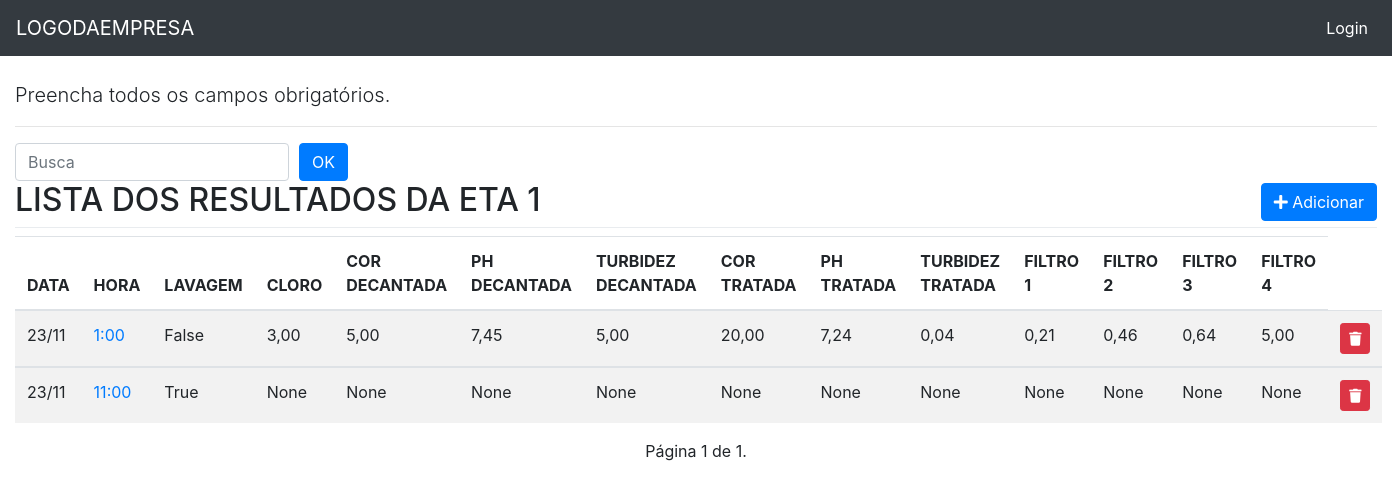
Before: /eta_um/list/ with the older database file.
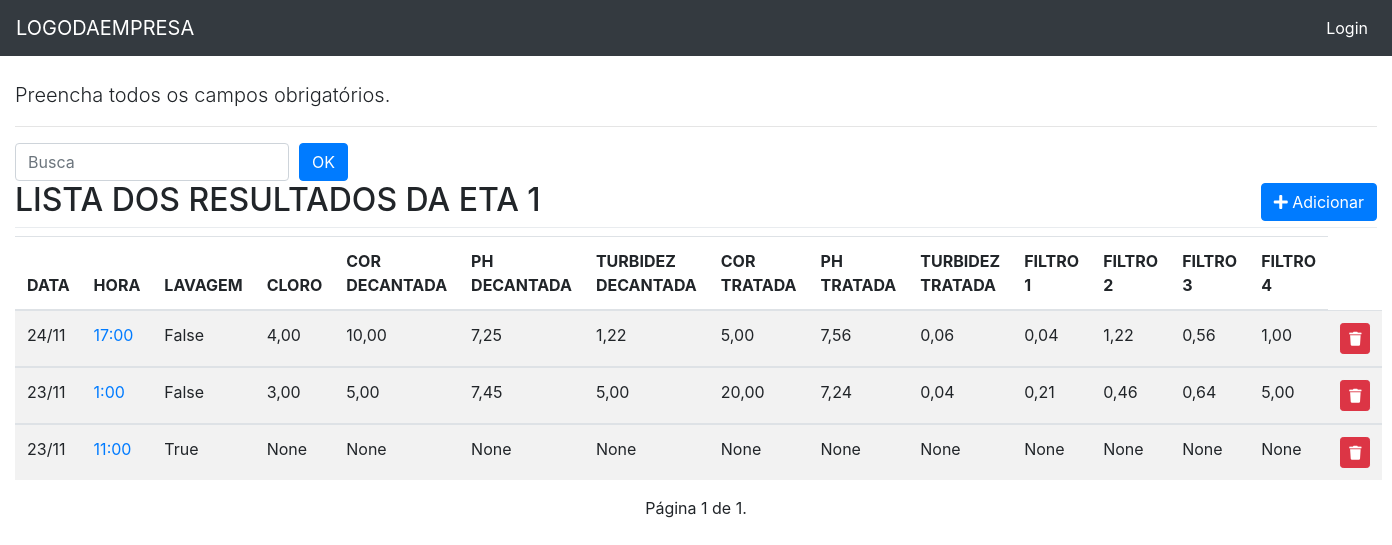
After: the same page with the newer database file.
### eta_um/models.py (models this page shows, shortened)
class EtaUm(models.Model):
    data = models.DateField('Data', auto_now=False, auto_now_add=False)
    hora = models.CharField(max_length=5, choices=HORA_CHOICE)
    lavagem = models.BooleanField('Lavagem', default=False, blank=True)
    cloro = models.DecimalField('Cloro', max_digits=4, decimal_places=2, blank=True, null=True)
    cor_d = models.DecimalField('Cor Decantada', max_digits=4, decimal_places=2, blank=True, null=True)
    ph_d = models.DecimalField('Ph Decantada', max_digits=4, decimal_places=2, blank=True, null=True)
    turbidez_d = models.DecimalField('Turbidez Decantada', max_digits=4, decimal_places=2, blank=True, null=True)
    cor_t = models.DecimalField('Cor Tratada', max_digits=4, decimal_places=2, blank=True, null=True)
    ph_t = models.DecimalField('Ph Tratada', max_digits=4, decimal_places=2, blank=True, null=True)
    turbidez_t = models.DecimalField('Turbidez Tratada', max_digits=4, decimal_places=2, blank=True, null=True)
    filtro1 = models.DecimalField('Filtro 1', max_digits=4, decimal_places=2, blank=True, null=True)
    filtro2 = models.DecimalField('Filtro 2', max_digits=4, decimal_places=2, blank=True, null=True)
    filtro3 = models.DecimalField('Filtro 3', max_digits=4, decimal_places=2, blank=True, null=True)
    filtro4 = models.DecimalField('Filtro 4', max_digits=4, decimal_places=2, blank=True, null=True)
    class Meta:
        ordering = ('-data',)
        verbose_name = 'ETA 1'
        verbose_name_plural = 'ETAS 1'

### eta_um/views.py (the view)
# urls.py: path('list/', v.eta_um_list, name='eta_um_list'),
def eta_um_list(request):
    template_name = 'eta_um_list.html'
    obj = EtaUm.objects.all()
    paginator = Paginator(obj, 12)
    page_number = request.GET.get('page')
    object_list = paginator.get_page(page_number)
    context = {'object_list': object_list}
    return render(request, template_name, context)

### eta_um/templates/eta_um_list.html (shortened to what this page needs)
{% extends "base.html" %}
{% load static %}
{% block content %}
    <p class="lead">
    Preencha todos os campos obrigatórios.
    </p>
<hr>
<div class="row">
  <div class="col-sm-6">
    <form action="." method="GET" class="form-inline">
      <input type="text" id="search" name="search" class="form-control" placeholder="Busca">
      <input type="submit" class="btn btn-primary" style="margin-left: 10px;" value="OK">
    </form>
  </div>
</div>
<div class="page-header">
    <h2>LISTA DOS RESULTADOS DA ETA 1
      <span class="pull-right">
        <a href="{% url 'eta_um:eta_um_add' %}">
          <button type="button" class="btn btn-primary">
            <span class="fa fa-plus"></span> Adicionar
          </button>
        </a>
      </span>
      <div class="dropdown-divider"></div>
    </h2>
    {% if object_list %}
    <div class="table-reponsive">
        <table class="table table-striped">
          <thead>
            <tr>
              <th>DATA</th>
              <th>HORA</th>
              <th>LAVAGEM</th>
              <th>CLORO</th>
              <th>COR DECANTADA</th>
              <th>PH DECANTADA</th>
              <th>TURBIDEZ DECANTADA</th>
              <th>COR TRATADA</th>
              <th>PH TRATADA</th>
              <th>TURBIDEZ TRATADA</th>
              <th>FILTRO 1</th>
              <th>FILTRO 2</th>
              <th>FILTRO 3</th>
              <th>FILTRO 4</th>
            </tr>
          </thead>
          <tbody>
          {% for object in object_list %}
              <tr>
                <td class="text-left">{{ object.data|date:"d/m" }}</td>
                <td>
                  <a href="{% url 'eta_um:eta_um_update' object.pk %}">{{ object.hora }}</a>
                </td>
                <td class="text-left">{{ object.lavagem }}</td>
                <td class="text-left">{{ object.cloro }}</td>
                <td class="text-left">{{ object.cor_d }}</td>
                <td class="text-left">{{ object.ph_d}}</td>
                <td class="text-left">{{ object.turbidez_d}}</td>
                <td class="text-left">{{ object.cor_t}}</td>
                <td class="text-left">{{ object.ph_t}}</td>
                <td class="text-left">{{ object.turbidez_t }}</td>
                <td class="text-left">{{ object.filtro1 }}</td>
                <td class="text-left">{{ object.filtro2 }}</td>
                <td class="text-left">{{ object.filtro3 }}</td>
                <td class="text-left">{{ object.filtro4 }}</td>
                <td>
                      <a href="{% url 'eta_um:eta_um_delete' object.pk %}" class="btn btn-danger btn-sm" title="Excluir"
                      onclick="return confirm('Tem certeza que deseja exluir?')">
                          <i class="fa fa-trash" aria-hidden="true"></i>
                      </a>
                </td>
              </tr>
          </tbody>
      {% endfor %}
        </table>
    </div>
     <div class="pagination">
        <span class="step_links">
            <span class="current">
                Página {{ object_list.number }} de {{ object_list.paginator.num_pages }}.
            </span>
        </span>
    </div>
  {% else %}
    <p class="alert alert-warning">Sem itens na lista.</p>
  {% endif %}
</div>
{% endblock content %}l>

Changed rows visible on the page:
added EtaUm: data "24/11", hora "17:00", lavagem "False", cloro "4,00", cor_d "10,00", ph_d "7,25", turbidez_d "1,22", cor_t "5,00", ph_t "7,56", turbidez_t "0,06", filtro1 "0,04", filtro2 "1,22", filtro3 "0,56", filtro4 "1,00"
